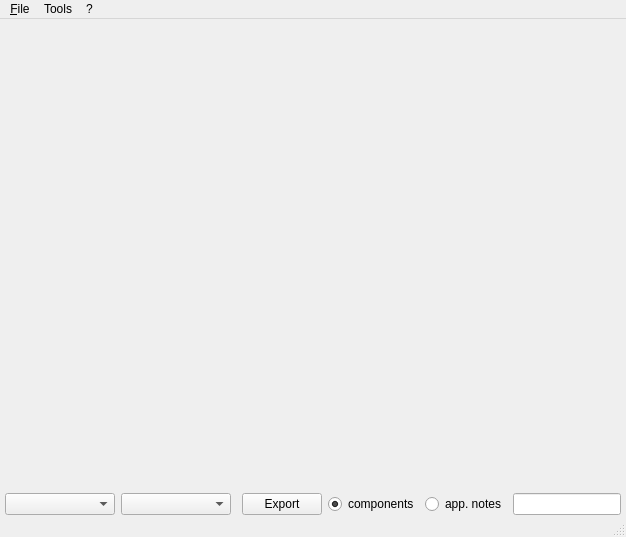
<?xml version="1.0" encoding="UTF-8"?>
<ui version="4.0">
 <class>MainWindow</class>
 <widget class="QMainWindow" name="MainWindow">
  <property name="geometry">
   <rect>
    <x>0</x>
    <y>0</y>
    <width>619</width>
    <height>537</height>
   </rect>
  </property>
  <property name="minimumSize">
   <size>
    <width>0</width>
    <height>0</height>
   </size>
  </property>
  <property name="windowTitle">
   <string>Component Organizer</string>
  </property>
  <property name="windowIcon">
   <iconset resource="../resources/img.qrc">
    <normaloff>:/img/chip_64x64.png</normaloff>:/img/chip_64x64.png</iconset>
  </property>
  <property name="animated">
   <bool>true</bool>
  </property>
  <property name="unifiedTitleAndToolBarOnMac">
   <bool>false</bool>
  </property>
  <widget class="QWidget" name="centralWidget">
   <layout class="QGridLayout" name="gridLayout">
    <property name="margin">
     <number>0</number>
    </property>
    <property name="spacing">
     <number>0</number>
    </property>
    <item row="0" column="0">
     <layout class="QVBoxLayout" name="verticalLayout">
      <property name="spacing">
       <number>5</number>
      </property>
      <item>
       <widget class="QStackedWidget" name="stackedWidget">
        <property name="frameShape">
         <enum>QFrame::NoFrame</enum>
        </property>
        <property name="frameShadow">
         <enum>QFrame::Plain</enum>
        </property>
        <property name="lineWidth">
         <number>1</number>
        </property>
        <property name="currentIndex">
         <number>0</number>
        </property>
        <widget class="QWidget" name="page1">
         <layout class="QVBoxLayout" name="verticalLayout_2">
          <property name="margin">
           <number>0</number>
          </property>
         </layout>
        </widget>
        <widget class="QWidget" name="page2">
         <layout class="QVBoxLayout" name="verticalLayout_3">
          <property name="margin">
           <number>0</number>
          </property>
         </layout>
        </widget>
       </widget>
      </item>
      <item>
       <layout class="QHBoxLayout" name="horizontalLayout">
        <item>
         <spacer name="horizontalSpacer_4">
          <property name="orientation">
           <enum>Qt::Horizontal</enum>
          </property>
          <property name="sizeType">
           <enum>QSizePolicy::Fixed</enum>
          </property>
          <property name="sizeHint" stdset="0">
           <size>
            <width>5</width>
            <height>20</height>
           </size>
          </property>
         </spacer>
        </item>
        <item>
         <widget class="QComboBox" name="primaryLabel_comboBox">
          <property name="minimumSize">
           <size>
            <width>110</width>
            <height>0</height>
           </size>
          </property>
          <property name="toolTip">
           <string>Primary Label</string>
          </property>
          <property name="statusTip">
           <string/>
          </property>
          <property name="autoFillBackground">
           <bool>false</bool>
          </property>
          <property name="maxVisibleItems">
           <number>15</number>
          </property>
         </widget>
        </item>
        <item>
         <widget class="QComboBox" name="secondaryLabel_comboBox">
          <property name="minimumSize">
           <size>
            <width>110</width>
            <height>0</height>
           </size>
          </property>
          <property name="toolTip">
           <string>Secondary Label</string>
          </property>
          <property name="statusTip">
           <string/>
          </property>
          <property name="maxVisibleItems">
           <number>15</number>
          </property>
         </widget>
        </item>
        <item>
         <spacer name="horizontalSpacer_3">
          <property name="orientation">
           <enum>Qt::Horizontal</enum>
          </property>
          <property name="sizeType">
           <enum>QSizePolicy::Fixed</enum>
          </property>
          <property name="sizeHint" stdset="0">
           <size>
            <width>5</width>
            <height>20</height>
           </size>
          </property>
         </spacer>
        </item>
        <item>
         <widget class="QPushButton" name="Export_pushButton">
          <property name="text">
           <string>Export</string>
          </property>
         </widget>
        </item>
        <item>
         <spacer name="horizontalSpacer">
          <property name="orientation">
           <enum>Qt::Horizontal</enum>
          </property>
          <property name="sizeType">
           <enum>QSizePolicy::Expanding</enum>
          </property>
          <property name="sizeHint" stdset="0">
           <size>
            <width>40</width>
            <height>20</height>
           </size>
          </property>
         </spacer>
        </item>
        <item>
         <widget class="QRadioButton" name="component_radioButton">
          <property name="toolTip">
           <string>View Components</string>
          </property>
          <property name="statusTip">
           <string/>
          </property>
          <property name="text">
           <string>components</string>
          </property>
          <property name="checked">
           <bool>true</bool>
          </property>
         </widget>
        </item>
        <item>
         <widget class="QRadioButton" name="appnote_radioButton">
          <property name="toolTip">
           <string>View Application Notes</string>
          </property>
          <property name="text">
           <string>app. notes</string>
          </property>
         </widget>
        </item>
        <item>
         <widget class="QLineEdit" name="search_lineEdit">
          <property name="sizePolicy">
           <sizepolicy hsizetype="Fixed" vsizetype="Fixed">
            <horstretch>0</horstretch>
            <verstretch>0</verstretch>
           </sizepolicy>
          </property>
          <property name="maximumSize">
           <size>
            <width>200</width>
            <height>16777215</height>
           </size>
          </property>
          <property name="toolTip">
           <string>Search</string>
          </property>
          <property name="statusTip">
           <string/>
          </property>
         </widget>
        </item>
        <item>
         <spacer name="horizontalSpacer_2">
          <property name="orientation">
           <enum>Qt::Horizontal</enum>
          </property>
          <property name="sizeType">
           <enum>QSizePolicy::Fixed</enum>
          </property>
          <property name="sizeHint" stdset="0">
           <size>
            <width>5</width>
            <height>20</height>
           </size>
          </property>
         </spacer>
        </item>
       </layout>
      </item>
     </layout>
    </item>
   </layout>
  </widget>
  <widget class="QStatusBar" name="statusBar"/>
  <widget class="QMenuBar" name="menuBar">
   <property name="geometry">
    <rect>
     <x>0</x>
     <y>0</y>
     <width>619</width>
     <height>21</height>
    </rect>
   </property>
   <widget class="QMenu" name="menuFile">
    <property name="title">
     <string>&amp;File</string>
    </property>
    <widget class="QMenu" name="menuAdd_new">
     <property name="title">
      <string>Add new...</string>
     </property>
     <addaction name="actionAddComponent"/>
     <addaction name="actionAddApplicationNote"/>
    </widget>
    <addaction name="menuAdd_new"/>
    <addaction name="separator"/>
    <addaction name="actionExit"/>
   </widget>
   <widget class="QMenu" name="menuTools">
    <property name="title">
     <string>Tools</string>
    </property>
    <addaction name="actionSettings"/>
   </widget>
   <widget class="QMenu" name="menu">
    <property name="title">
     <string>?</string>
    </property>
    <addaction name="actionAbout"/>
   </widget>
   <addaction name="menuFile"/>
   <addaction name="menuTools"/>
   <addaction name="menu"/>
  </widget>
  <action name="actionAbout">
   <property name="text">
    <string>About</string>
   </property>
  </action>
  <action name="actionAddComponent">
   <property name="text">
    <string>Component</string>
   </property>
  </action>
  <action name="actionAddApplicationNote">
   <property name="enabled">
    <bool>true</bool>
   </property>
   <property name="text">
    <string>Application Note</string>
   </property>
  </action>
  <action name="actionExit">
   <property name="text">
    <string>Exit</string>
   </property>
  </action>
  <action name="actionSettings">
   <property name="text">
    <string>&amp;Settings</string>
   </property>
  </action>
  <action name="actionViewComponents">
   <property name="text">
    <string>Components</string>
   </property>
  </action>
  <action name="actionViewApplicationNotes">
   <property name="text">
    <string>Application Notes</string>
   </property>
  </action>
 </widget>
 <layoutdefault spacing="6" margin="11"/>
 <resources>
  <include location="../resources/img.qrc"/>
 </resources>
 <connections/>
</ui>
